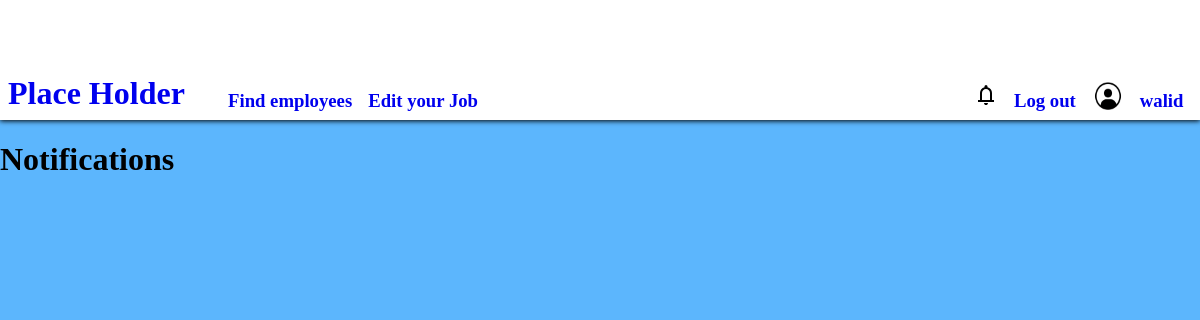
Page /notification (signed in) on the earlier database version.
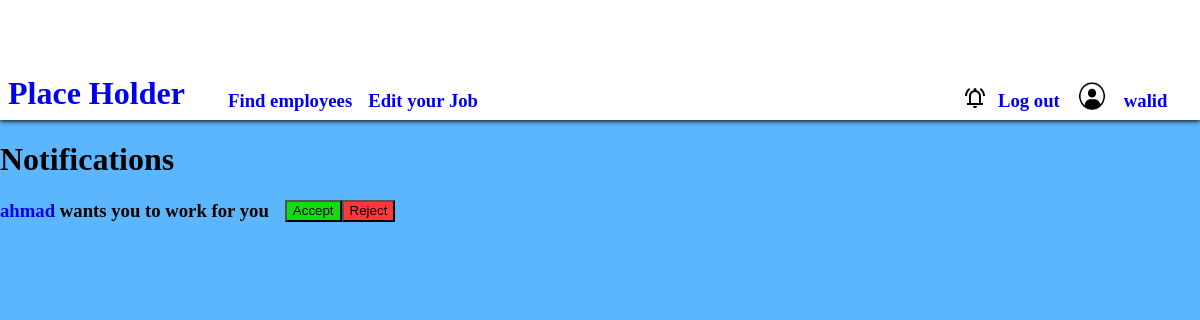
Same page on the later database version.
### employment/models.py (models this page shows)
class User(AbstractUser):
    profile_pic = models.ImageField(upload_to='', default='default.png')
    employee = models.BooleanField(default=False)
    employer = models.BooleanField(default=False)
    has_CV = models.BooleanField(default=False)
    has_job = models.BooleanField(default=False)
    CV_requests = models.ManyToManyField("self",)
    job_requests = models.ManyToManyField("self",)
    working = models.ManyToManyField("self", null=True, blank=True)

### employment/views.py (the view)
# urls.py: path("notification", views.notification, name="notification"),
def notification(request):
    return render(request, "employment/notification.html",{
    })

### employment/templates/employment/notification.html
{% extends "employment/layout.html" %}
{% block body %}
<h1>Notifications</h1>
{% if user.employee %}
    {% for request in user.CV_requests.all %}
        <div id={{request.username}} class="noti">
            <h3 id="message"><a href="{% url "profile" request.username %}">{{request.username}}</a> wants you to work for him</h3>
            <button data-id={{request.username}} id="accept">Accept</button>
            <button id="reject">Reject</button>
        </div>
    {% endfor %}
{% elif user.employer %}
    {% for request in user.job_requests.all %}
        <div id={{request.username}} class="noti">
            <h3 id="message"><a href="{% url "profile" request.username %}">{{request.username}}</a> wants you to work for you</h3>
            <button data-id={{request.username}} id="accept">Accept</button>
            <button id="reject">Reject</button>
        </div>
    {% endfor %}
{% endif %}
{% endblock body %}

### employment/templates/employment/layout.html (shortened to what this page needs)
{% load static %}
<!DOCTYPE html>
<html id="html" lang="en">
<head>
    <link href="{% static 'employment/styles.css' %}" rel="stylesheet">
</head>
<body>
    <div id="navbar">
        <h1 id="title"><a href="{% url "index" %}">Place Holder</a></h1>
        {% if user.employer %}
            {% if user.has_job %}
            <h3 class="nav_items"><a href="{% url 'filter_CV' %}">Find employees</a></h3>
            <h3 class="nav_items"><a href="{% url "edit_job" %}">Edit your Job</a></h3>
            {% else %}
            <h3 class="nav_items"><a href="{% url 'filter_CV' %}">Find employees</a></h3>
            <h3 class="nav_items"><a href="{% url "create_job" %}">Create a Job</a></h3>
            {% endif %}
        {% endif %}
        <div id="log_in">
            {% if user.employer or user.employee %}
            {% if user.employer %}
                {% if user.job_requests.all %}
                <h3 id="svg" class="nav-items"><a href="{% url "notification" %}"></a></h3>
                {% else %}
                <h3 class="nav_items"><a href="{% url "notification" %}"></a></h3>
                {% endif %}
            {% endif %}
            <h3 class="nav_items"><a href="{% url "logout" %}">Log out</a></h3>
            <h3 class="nav_items"><img id="profile_pic" src="{{user.profile_pic.url}}" alt="profile picture"></h3>
            <h3 class="nav_items"><a href="{% url "profile" user.username %}">{{user.username}}</a></h3>
            {% else %}
            <h3 class="nav_items"><a href="{% url 'login' %}">Log In</a></h3>
            <h3 class="nav_items"><a href="{% url 'register' %}">Register</a></h3>
            <h3 class="nav_items"><a href="{% url 'emp_register' %}">For Employers</a></h3>
            {% endif %}
        </div>
    </div>
    <div id="body">
        {% block body %}{% endblock body %}
    </div>
</body>
</html>

Differences in the rows shown:
added User: username "ahmad"
